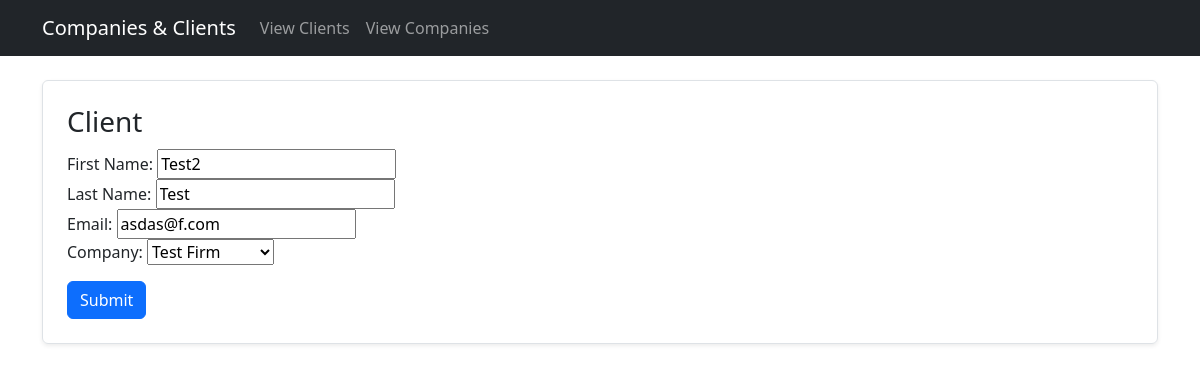
The app's page /edit_person/16, older data.
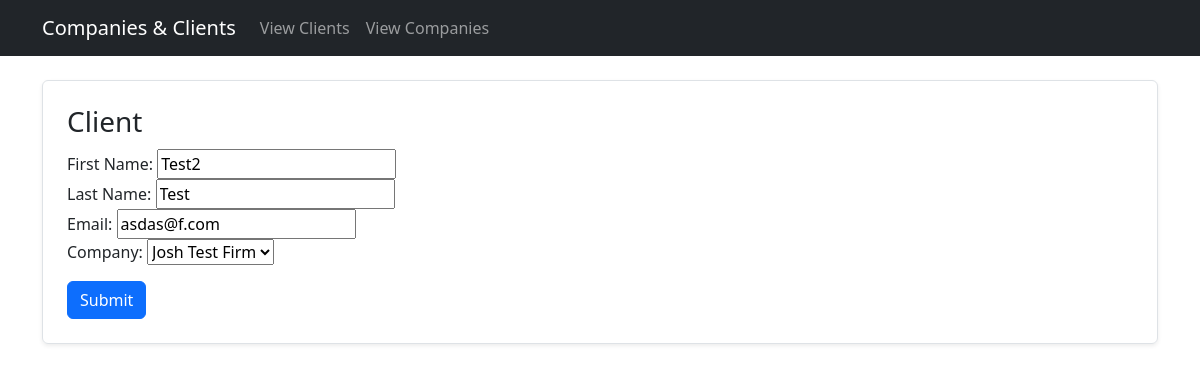
The same page, newer data.
### web_app/models.py (models this page shows, shortened)
class Person(models.Model):
    first_name = models.TextField(verbose_name="First Name")
    last_name = models.TextField(verbose_name="Last Name")
    email = models.EmailField(verbose_name="Email")
    company = models.ForeignKey(Company, on_delete=models.SET_NULL, null=True, blank=True, related_name="people")

### web_app/views.py (the view)
# urls.py: path("edit_person/<person_id>", views.edit_person, name="edit_person"),
def edit_person(request, person_id):
    person = Person.objects.get(id=person_id)
    if request.method == "POST":
        form = CreatePersonForm(data=request.POST, instance=person)
        if form.is_valid():
            form.save()
            return HttpResponseRedirect("/view_people")
    else:
        form = CreatePersonForm(instance=person)
    return render(request, "web_app/create_person.html", context={"form": form})

### web_app/forms.py (shortened to what this page needs)
class CreatePersonForm(ModelForm):
    class Meta:
        model = Person
        fields = ["id", "first_name", "last_name", "email", "company"]
    def __init__(self, *args, **kwargs):
        super().__init__(*args, **kwargs)
        self.fields["first_name"].widget = TextInput()
        self.fields["last_name"].widget = TextInput()

### web_app/models.py (called while the page is built)
    def __str__(self) -> str:
        return f"{self.name}"

### web_app/templates/web_app/create_person.html (shortened to what this page needs)
{% extends 'web_app/layout.html' %}
{% load static %}
{% block content %}
    <form action="" method="POST" class="p-4 border rounded shadow-sm">
        <h3 style="margin-bottom: 10px;">Client</h3>
        <div class="mb-3">
            {{form}}
        </div>
        <button type="submit" class="btn btn-primary">Submit</button>
    </form>
{% endblock %}

Row changes from the older to the newer data that the page shows:
changed Person "Test2": company "Test Firm" → "Josh Test Firm"
